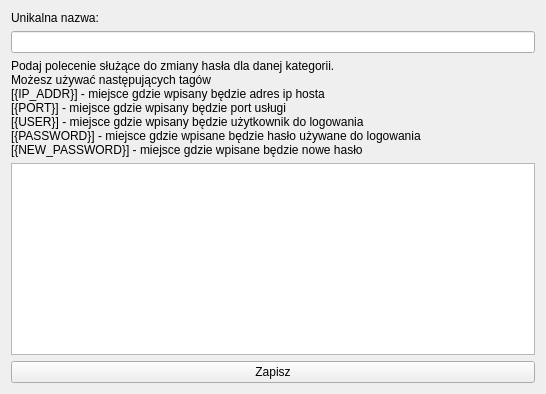
<?xml version="1.0" encoding="UTF-8"?>
<ui version="4.0">
 <class>category_add</class>
 <widget class="QWidget" name="category_add">
  <property name="geometry">
   <rect>
    <x>0</x>
    <y>0</y>
    <width>546</width>
    <height>394</height>
   </rect>
  </property>
  <property name="windowTitle">
   <string>Form</string>
  </property>
  <layout class="QVBoxLayout" name="verticalLayout">
   <item>
    <widget class="QLabel" name="desc_name">
     <property name="text">
      <string>Unikalna nazwa:</string>
     </property>
    </widget>
   </item>
   <item>
    <widget class="QLineEdit" name="name"/>
   </item>
   <item>
    <widget class="QLabel" name="desc_command">
     <property name="text">
      <string>Podaj polecenie służące do zmiany hasła dla danej kategorii.
Możesz używać następujących tagów 
[{IP_ADDR}] - miejsce gdzie wpisany będzie adres ip hosta
[{PORT}] - miejsce gdzie wpisany będzie port usługi
[{USER}] - miejsce gdzie wpisany będzie użytkownik do logowania
[{PASSWORD}] - miejsce gdzie wpisane będzie hasło używane do logowania
[{NEW_PASSWORD}] - miejsce gdzie wpisane będzie nowe hasło</string>
     </property>
     <property name="textInteractionFlags">
      <set>Qt::LinksAccessibleByMouse|Qt::TextSelectableByMouse</set>
     </property>
    </widget>
   </item>
   <item>
    <widget class="QPlainTextEdit" name="command"/>
   </item>
   <item>
    <widget class="QPushButton" name="save">
     <property name="text">
      <string>Zapisz</string>
     </property>
    </widget>
   </item>
  </layout>
 </widget>
 <resources/>
 <connections/>
</ui>
